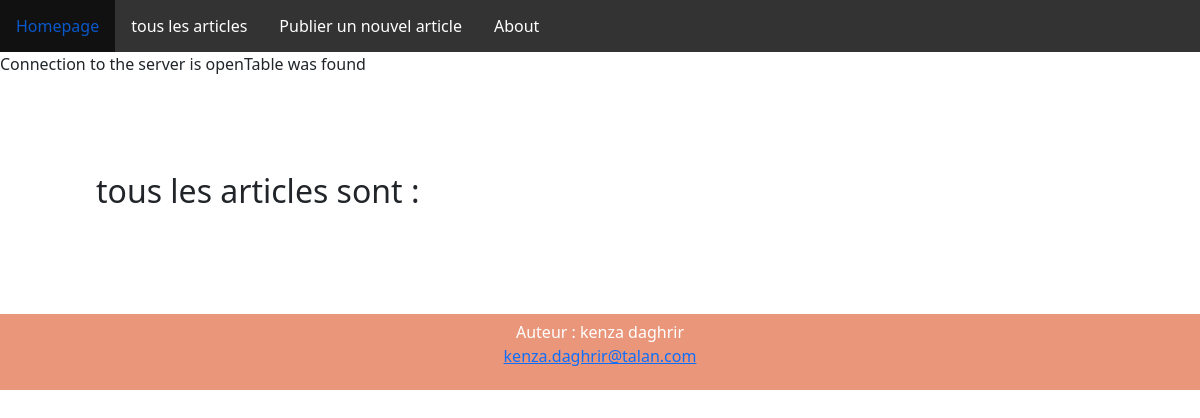
The page /article.php on the database as committed earlier.
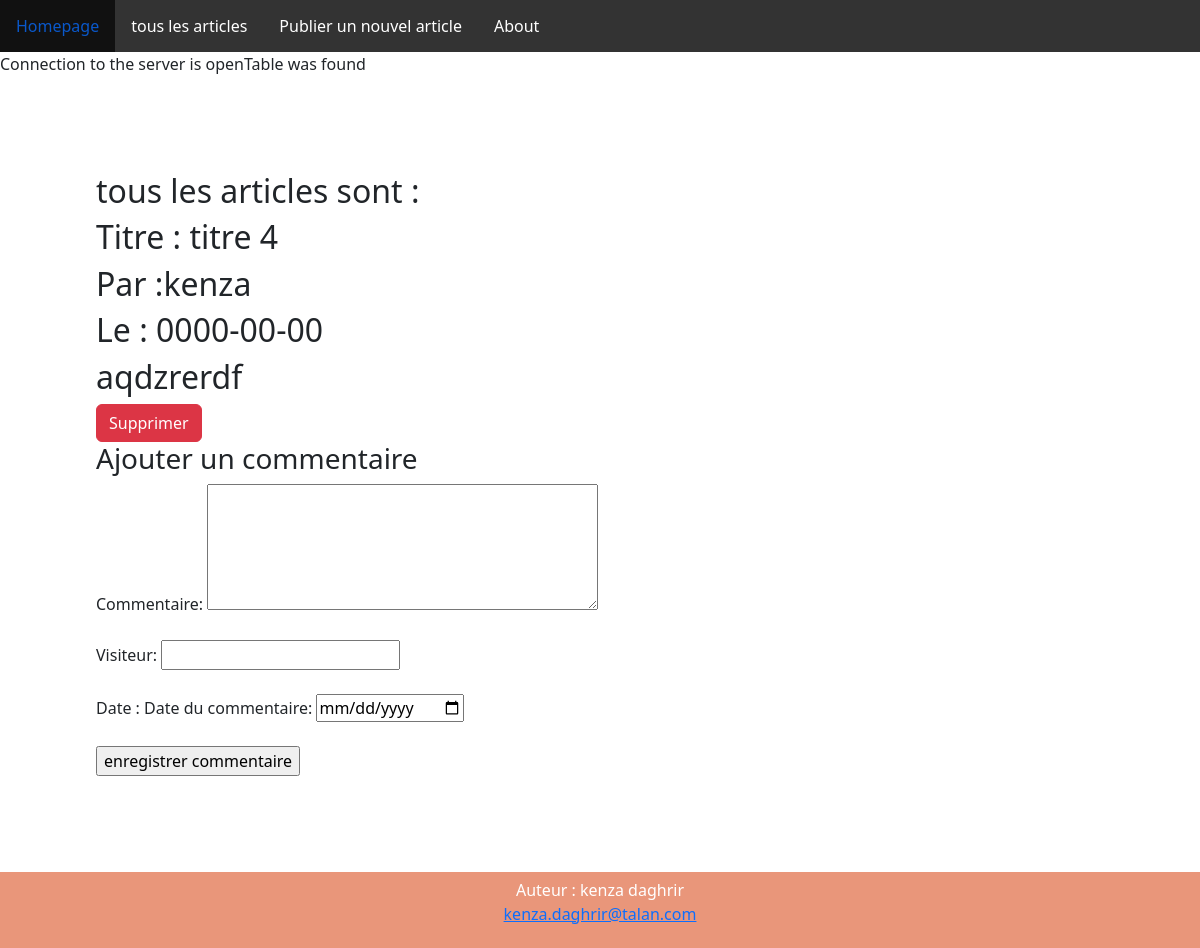
The same page on the database as committed later.
### tables this page shows
CREATE TABLE `articles` (
  `id` int(11) NOT NULL,
  `titre` varchar(255) NOT NULL,
  `texte` text NOT NULL,
  `auteur` varchar(255) NOT NULL,
  `date_publication` date NOT NULL
);

### article.php (the view, shortened to what this page needs)
<?php require("ajoutComm.php") ?>
<!DOCTYPE html>
<html lang="en">
<head>
    <link rel="stylesheet" type="text/css" href="style.css" media=”screen” />
<link href="https://cdn.jsdelivr.net/npm/bootstrap@5.2.0-beta1/dist/css/bootstrap.min.css" rel="stylesheet">
</head>
<body>
<?php
include 'header.php';
?>
<?php
include 'utils.php';
?>
<div class="article">
<h2>tous les articles sont :</h2>
<?php $articles=getArticles();?>
<?php foreach($articles as $article):?>
        <h2> Titre : <?php echo $article['titre'] ?></h2>
        <h2> Par :<?php echo $article['auteur'] ?></h2>
        <h2> Le : <?php echo  $article['date_publication'] ?></h2>
        <h2><?php echo $article['texte'] ?></h2>
        <a  class="btn btn-danger" href="delete.php?id=<?php echo $article['id']?>">Supprimer</a>
        <h3>Ajouter un commentaire</h3>
<form method="POST" action="">
  Commentaire: <textarea name="commentaires" rows="5" cols="40"></textarea>
  <br><br>
  Visiteur: <input type="text" name="visiteur">
  <br><br>
  Date :
  <label for="date_publication">Date du commentaire:</label>
  <input type="date" id="date_comm" name="date_comm">
  <br><br>
  <input type="submit" name="comm" value="enregistrer commentaire">
</form>
        <?php endforeach ?>
        </div>
</body>
<footer>
    <?php
    include 'footer.php';
    ?>
</footer>
</html>

### header.php (shortened to what this page needs)
<!DOCTYPE html>
<html lang="en">
<head>
    <link rel="stylesheet"  href="style.css">
</head>
<body>
<ul>
  <li><a href="index.php">Homepage</a></li>
  <li><a href="article.php">tous les articles</a></li>
  <li><a href="posterUnarticle.php">Publier un nouvel article</a></li>
  <li><a href="#about">About</a></li>
</ul>
</body>
</html>

Rows that differ between the two databases and show on the page:
added articles: titre "titre 4", auteur "kenza", date_publication "0000-00-00", texte "aqdzrerdf"
